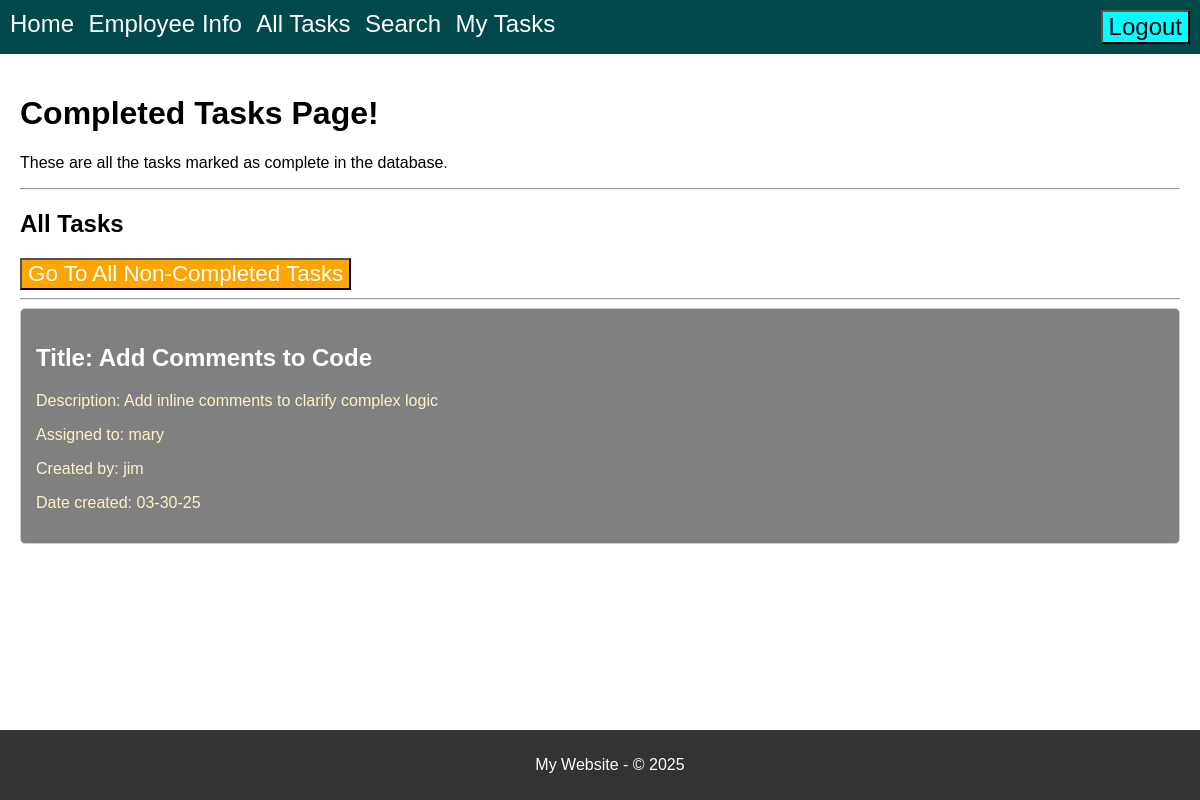
/completed-tasks (signed in), run on an earlier commit of the app's database.
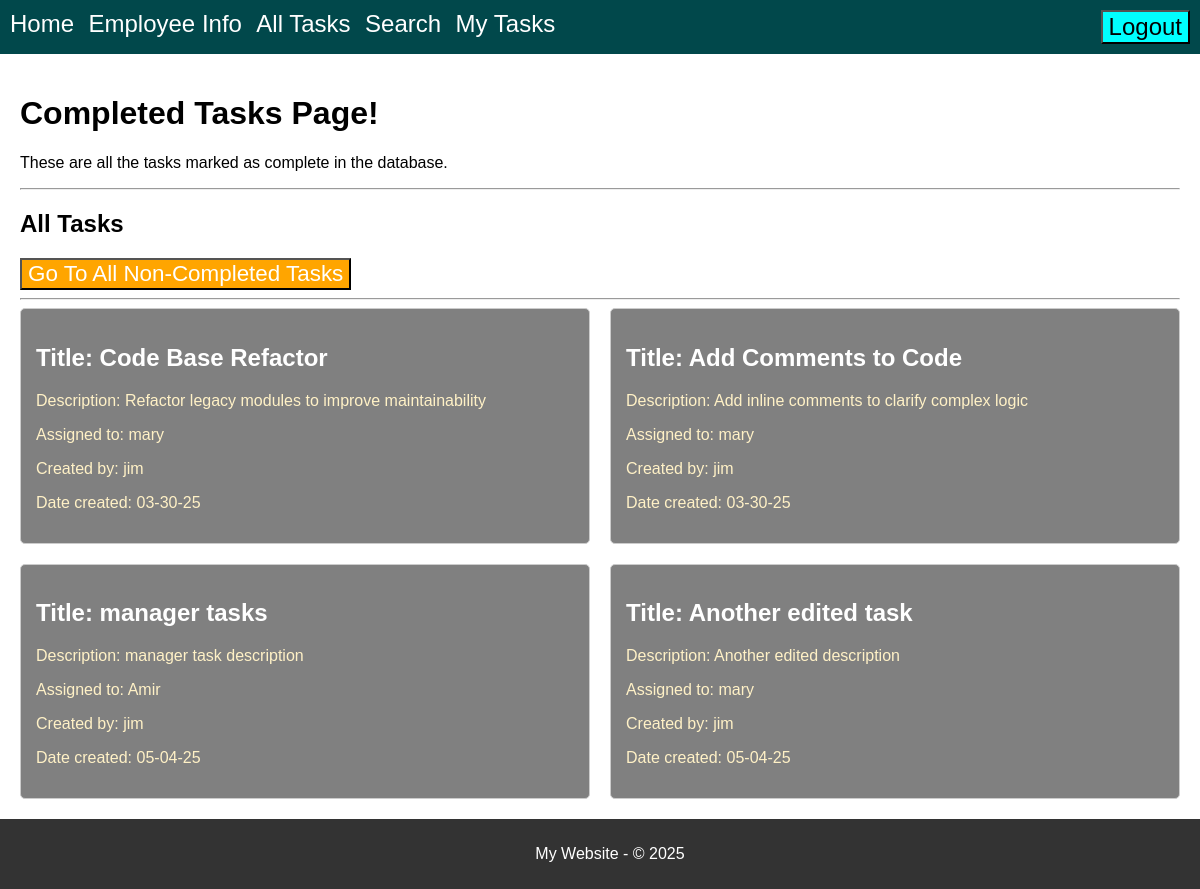
And on a later commit of the database.
### model.py (models this page shows, shortened)
class Users(db.Model):
    __tablename__ = 'Users'
    id = db.Column(db.Integer, primary_key=True)
    username = db.Column(db.String(100), nullable=False, unique=True)
    password = db.Column(db.String(100), nullable=False)
    role = db.Column(db.String(50), nullable=False)

class Tasks(db.Model):
    __tablename__ = 'Tasks'
    id = db.Column(db.Integer, primary_key=True)
    title = db.Column(db.String(30), nullable=False)
    body = db.Column(db.String(200), nullable=False)
    assigned_to = db.Column(db.Integer, db.ForeignKey('Users.id'), nullable=True)
    created_by = db.Column(db.Integer, db.ForeignKey('Users.id'), nullable=True)
    date_created = db.Column(db.String(8), nullable=False)
    completed = db.Column(db.Integer, default=0)
    assigned_user = db.relationship('Users', foreign_keys=[assigned_to])
    creator_user = db.relationship('Users', foreign_keys=[created_by])

### routes.py (the view)
@app.route('/completed-tasks')
def display_completed_tasks():
    if CS.notLoggedIn():
        return redirect(url_for("display_login"))
    tasks = Tasks.query.filter_by(completed=1).all()
    task_list = map_tasks_to_usernames(tasks)
    return render_template(
        "completed-tasks.html",
        title="Completed Tasks Page!",
        content="These are all the tasks marked as complete in the database.",  # Fixed typo: "Theses" to "These"
        tasks=task_list,  # Pass the modified task list
        CS=CS
    )

### current_session.py (called while the page is built)
    @staticmethod
    def isLoggedIn():
        status = "username" in session
        return status

    @staticmethod
    def notLoggedIn():
        return not CurrentSession.isLoggedIn()

    @staticmethod
    def getRole():
        print(f" User role is: {userRole}")
        return userRole

    @staticmethod
    def getUsername():
        username = session.get("username", None)  # Get username from session
        return username

### Templates/completed-tasks.html (shortened to what this page needs)
{% extends "base.html" %}
{% block page_title %}
    {{ title }}
{% endblock %}
{% block content %}
    <p>{{ content }}</p>
     <hr>
    <h2>All Tasks</h2>
    <button onclick="returnToAllTasks()" class="task-pages-nav-btn">Go To All Non-Completed Tasks</button>
    <hr>
    {% if tasks %}
        <div class="tasks-grid">
            {% for task in tasks %}
            <div class="completed-task-card">
                <h2 id="task-title">Title: {{task.title}}</h2>
                <p class="task-details">Description: {{task.body}}</p>
                <p class="task-details">Assigned to: {{task.assigned_to}}</p>
                <p class="task-details">Created by: {{task.created_by}}</p>
                <p class="task-details">Date created: {{task.date_created}}</p>
            </div>
            {% endfor %}
        </div>
    {% else %}
        <p>No tasks found in the database.</p>
    {% endif %}
{% endblock %}

What changed in the data, as far as the page shows it:
now on this page (row edited): Tasks: title "Code Base Refactor", body "Refactor legacy modules to improve maintainability", date_created "03-30-25"
added Tasks: title "manager tasks", body "manager task description", date_created "05-04-25"
now on this page (row unchanged): Users: assigned_to "Amir"
added Tasks: title "Another edited task", body "Another edited description", date_created "05-04-25"
Also different on the page:
new list line: "Title: Description: Assigned to: Created by: Date created:"
new list line: "mary"
new list line: "jim"
